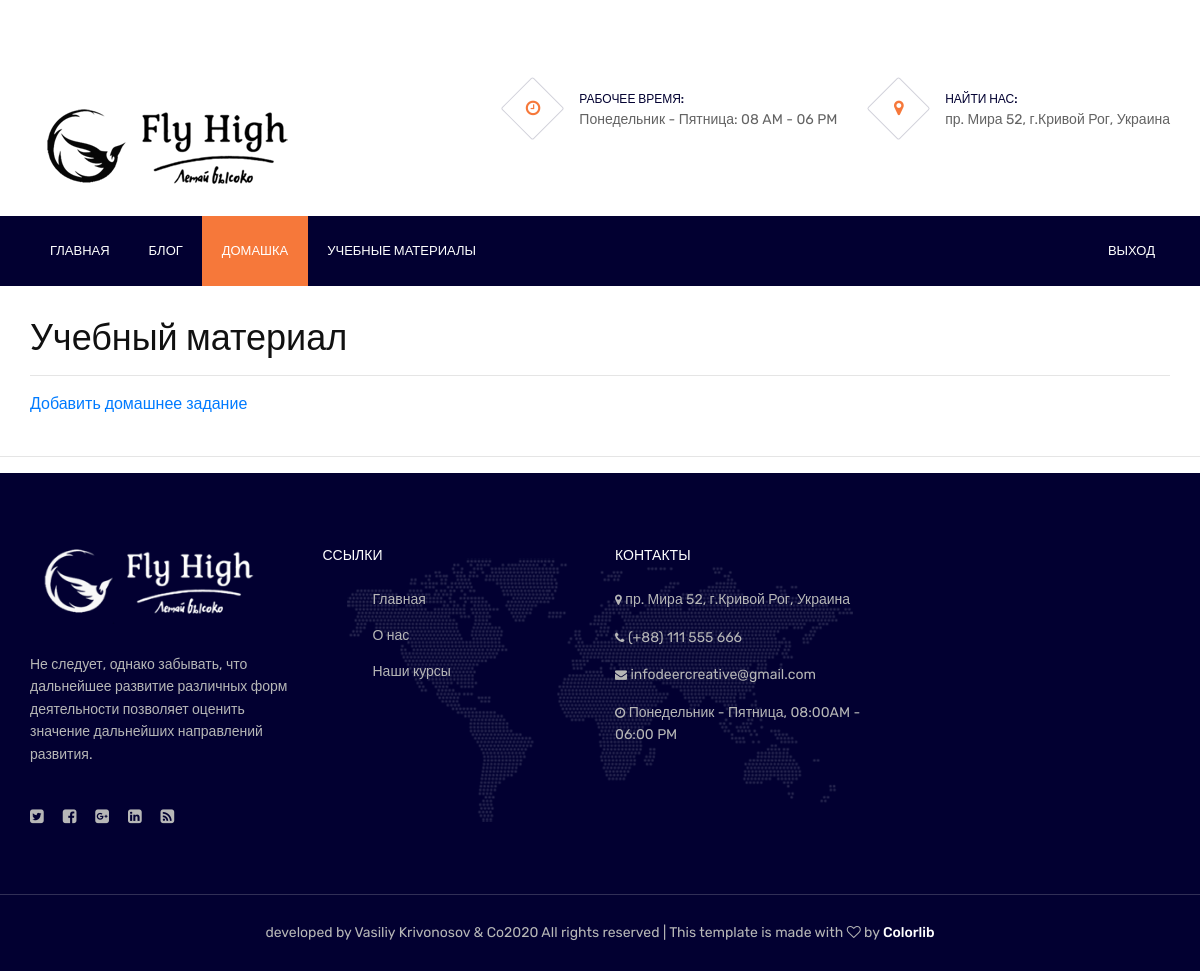
/educational_materials/, run on an earlier commit of the app's database.
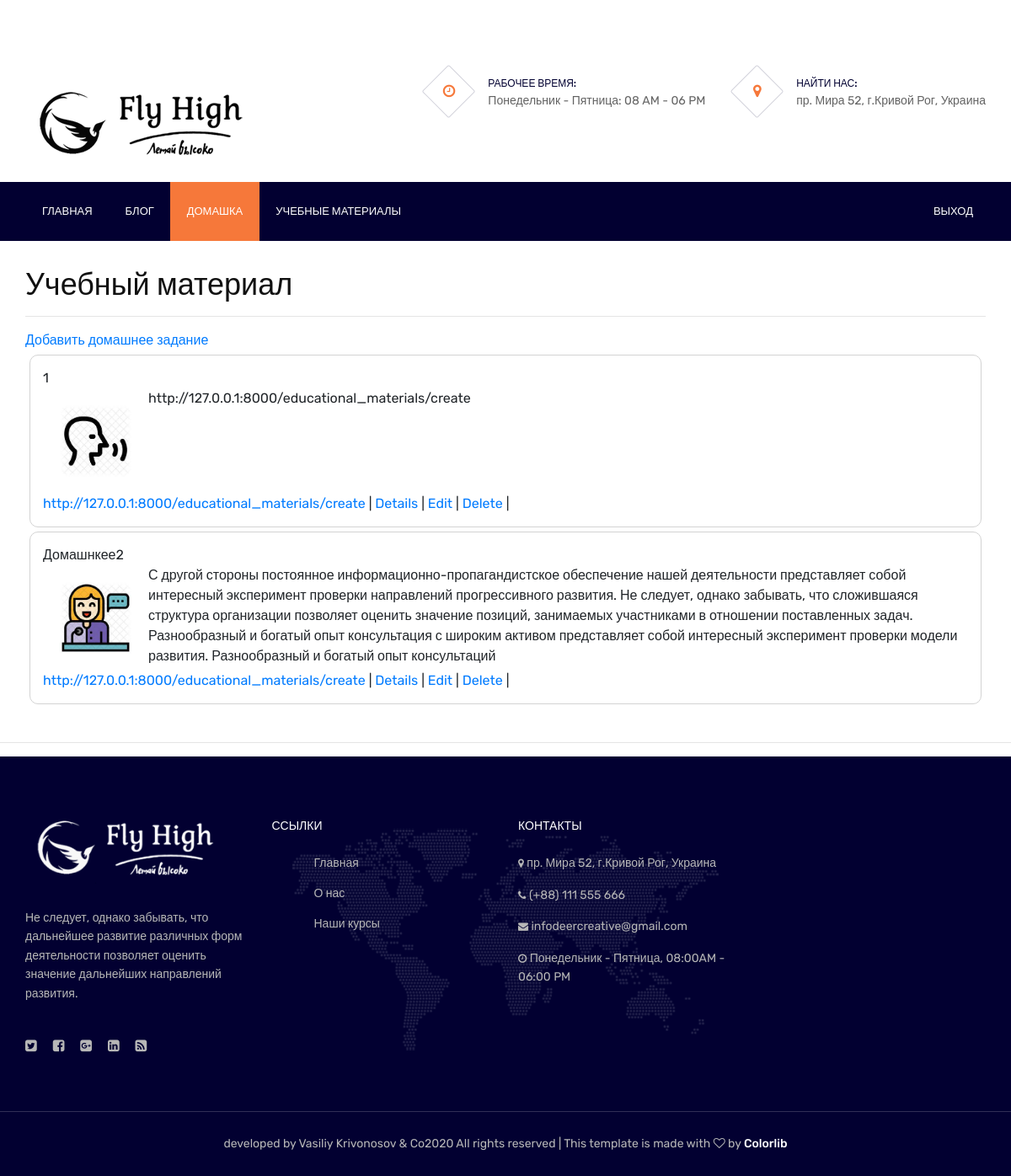
And on a later commit of the database.
### educational_materials/models.py (models this page shows)
class Homework(models.Model):
    published = models.DateTimeField(null=False, default=strftime('%Y-%m-%d %H:%M'))
    title = models.CharField(max_length=100,  null=False)
    content = models.TextField(max_length=512,  null=False)
    image = models.FileField(null=False, upload_to='upload/img')
    file = models.FileField(null=False, upload_to='upload/FilesHW')
    source = models.URLField(null=True)

### educational_materials/views.py (the view)
# urls.py: path('', index),
def index(request):
    data = dict()
    data['user'] = 'temp_admin'
    data['title'] = 'Учебный материал'
    data['create_hw'] = Homework.objects.all()
    return render(request, 'educational_materials/index.html', context=data)

### templates/educational_materials/index.html (shortened to what this page needs)
{% extends 'layouts/base.html' %}
{% load static %}
{% block content %}
<nav class="nav-section">
		<div class="container">
			<div class="nav-right">
				<a href="/home/">Выход</a>
			</div>
			<ul class="main-menu">
				<li><a href="/home/index">Главная</a></li>
				<li><a href="/home/blog">Блог</a></li>
				<li class="active"><a href="/educational_materials/index">Домашка</a></li>
				<li><a href="/educational_materials/educational_materials.html">Учебные материалы</a></li>
			</ul>
		</div>
	</nav>
<div id="content" class="content">
    <div class="container">
        <h2>{{ title }}</h2>
        <hr>
        {% if user == 'temp_admin'%}
            <a href="/educational_materials/create">Добавить домашнее задание</a>
        {% endif %}
        {% for hw in create_hw %}
        <div id="block_v1">
            <header>{{ hw.title }}</header>
            <main>
                <img src="/media/{{ hw.image }}" align="left" style="margin:20px;" width="85" height="85">
                {{ hw.content }}
            </main>
            <footer><a href="{{ hw.source }}" target="_blank">{{ hw.source }}</a>
                        |
                        <a href="/educational_materials/details/{{ hw.id }}">Details</a>
                {% if user == 'temp_admin' %}
                        |
                        <a href="/educational_materials/edit/{{ hw.id }}">Edit</a>
                        |
                        <a href="/educational_materials/delete/{{ hw.id }}">Delete</a>
                        |
                {% endif %}</footer>
        </div>
        {% endfor %}
    </div>
    <br>
    <hr>
</div>
{% endblock content %}

### templates/layouts/base.html (shortened to what this page needs)
<!DOCTYPE html>
{% load static %}
<html lang="ua">
<head>
	<link rel="stylesheet" href="{%static 'css/bootstrap.min.css' %}"/>
	<link rel="stylesheet" href="{%static 'css/font-awesome.min.css' %}"/>
	<link rel="stylesheet" href="{%static 'css/themify-icons.css' %}"/>
	<link rel="stylesheet" href="{%static 'css/magnific-popup.css' %}"/>
	<link rel="stylesheet" href="{%static 'css/animate.css' %}"/>
	<link rel="stylesheet" href="{%static 'css/owl.carousel.css' %}"/>
	<link rel="stylesheet" href="{%static 'css/base.css' %}"/>
	<link rel="stylesheet" href="{%static 'css/style.css' %}"/>
</head>
<body>
	{% include 'layouts/header.html' %}
	<main>
	{% block content %}{% endblock content %}
	</main>
	{% include 'layouts/footer.html' %}
</body>
</html>

### templates/layouts/header.html (shortened to what this page needs)
{% load static %}
<header class="header-section">
		<div class="container">
			<a href="/home/" class="site-logo"><img src="{%static 'img\logo4.png'%}" alt="Logo"></a>
			<div class="header-info">
				<div class="hf-item">
					<i class="fa fa-clock-o"></i>
					<p><span>Рабочее время:</span>Понедельник - Пятница: 08 AM - 06 PM</p>
				</div>
				<div class="hf-item">
					<i class="fa fa-map-marker"></i>
					<p><span>Найти нас:</span>пр. Мира 52, г.Кривой Рог, Украина</p>
				</div>
			</div>
		</div>
	</header>

### templates/layouts/footer.html
{% load static %}
<footer class="footer-section">
		<div class="container footer-top">
			<div class="row">
				<div class="col-sm-6 col-lg-3 footer-widget">
					<div class="about-widget">
						<img src="{% static 'img/logo-light.png' %}" alt="">
						<p>Не следует, однако забывать, что дальнейшее развитие различных форм деятельности позволяет оценить значение дальнейших направлений развития.</p>
						<div class="social pt-1">
							<a href=""><i class="fa fa-twitter-square"></i></a>
							<a href=""><i class="fa fa-facebook-square"></i></a>
							<a href=""><i class="fa fa-google-plus-square"></i></a>
							<a href=""><i class="fa fa-linkedin-square"></i></a>
							<a href=""><i class="fa fa-rss-square"></i></a>
						</div>
					</div>
				</div>
				<div class="col-sm-6 col-lg-3 footer-widget">
					<h6 class="fw-title">Ссылки</h6>
					<div class="dobule-link">
						<ul>
							<li><a href="/home/index">Главная</a></li>
							<li><a href="/home/about">О нас</a></li>
							<li><a href="/home/index#Services">Наши курсы</a></li>
						</ul>
					</div>
				</div>
				<div class="col-sm-6 col-lg-3 footer-widget">
					<h6 class="fw-title">Контакты</h6>
					<ul class="contact">
						<li><p><i class="fa fa-map-marker"></i> пр. Мира 52, г.Кривой Рог, Украина</p></li>
						<li><p><i class="fa fa-phone"></i> (+88) 111 555 666</p></li>
						<li><p><i class="fa fa-envelope"></i> infodeercreative@gmail.com</p></li>
						<li><p><i class="fa fa-clock-o"></i> Понедельник - Пятница, 08:00AM - 06:00 PM</p></li>
					</ul>
				</div>
			</div>
		</div>
		<div class="copyright">
			<div class="container">
				<p>developed by Vasiliy Krivonosov & Co<script>document.write(new Date().getFullYear());</script>
					All rights reserved | This template is made with
					<i class="fa fa-heart-o" aria-hidden="true"></i>
					by <a href="https://colorlib.com" target="_blank">Colorlib</a>
				</p>
			</div>
		</div>
</footer>

### static/css/base.css (style rules this page uses)
body { padding-top: 3.5rem; }
#content { margin-top: 30px; }

### static/css/style.css (style rules this page uses)
html, body { height: 100%; font-family: 'Rubik', sans-serif; }
h1, h2, h3, h4, h5, h6 { color: #111111; margin: 0; font-weight: 500; font-family: 'Rubik', sans-serif; }
h2 { font-size: 36px; line-height: 1.2; }
h6 { font-size: 14px; }
p { font-size: 14px; color: #636363; line-height: 1.6; }
img { max-width: 100%; }
ul, ol { padding: 0; margin: 0; }
.header-section { padding: 20px 0; overflow: hidden; }
.site-logo { display: inline-block; margin-right: 50px; padding-top: 20px; }
.header-info { display: inline-block; float: right; }
.header-info .hf-item { display: inline-block; margin-left: 35px; }
.header-info .hf-item i { width: 45px; height: 45px; display: inline-block; position: relative; text-align: center; color: #f6783a; font-size: 17px; padding-top: 13px; margin-right: 20px; margin-top: 10px; margin-bottom: 10px; }
.header-info .hf-item i:after { position: absolute; content: ''; width: 100%; height: 100%; left: 0; top: 0; border: 1px solid #d2d2db; -webkit-transform: rotate(45deg); -ms-transform: rotate(45deg); transform: rotate(45deg); border-radius: 2px; }
.header-info .hf-item p { display: inline-block; position: relative; top: 10px; margin-bottom: 0; }
.header-info .hf-item p span { display: block; font-size: 12px; text-transform: uppercase; color: #020031; font-weight: 500; }
.nav-section { background: #020031; }
.nav-section .nav-right { float: right; padding-top: 0px; }
.nav-section .nav-right a { color: #fff; margin-left: 30px; font-size: 13px; }
.nav-right a { display: inline-block; color: #fff; font-size: 13px; text-transform: uppercase; font-weight: 500; padding: 25px 20px; margin-right: -5px; -webkit-transition: all 0.4s ease 0s; -o-transition: all 0.4s ease 0s; transition: all 0.4s ease 0s; }
.main-menu { list-style: none; }
.main-menu li { display: inline; }
.main-menu li a { display: inline-block; color: #fff; font-size: 13px; text-transform: uppercase; font-weight: 500; padding: 25px 20px; margin-right: -5px; -webkit-transition: all 0.4s ease 0s; -o-transition: all 0.4s ease 0s; transition: all 0.4s ease 0s; }
.main-menu li.active a { background: #f6783a; }
.footer-section { background-color: #020031; background-image: url("../img/footer-bg.png"); background-repeat: no-repeat; background-position: center 75px; }
.footer-section .footer-top { padding: 65px 15px; }
.footer-section .copyright { border-top: 1px solid #312f56; padding: 27px 0; text-align: center; }
.footer-section .copyright p { color: #b7b7b7; margin-bottom: 0; }
.footer-section .copyright p a { color: #fff; font-weight: 500; }
.footer-widget .fw-title { text-transform: uppercase; color: #fff; margin-bottom: 25px; padding-top: 10px; }
.footer-widget p, .footer-widget span { color: #b7b7b7; }
.footer-widget ul { list-style: none; }
.footer-widget .about-widget img { margin-bottom: 30px; }
.footer-widget .about-widget p { margin-bottom: 35px; }
.footer-widget .social a { color: #b7b7b7; margin-right: 15px; }
.footer-widget .dobule-link ul { display: inline-block; }
.footer-widget .dobule-link ul a { display: block; font-size: 14px; color: #b7b7b7; margin-bottom: 15px; }
.footer-widget .dobule-link ul li:last-child a { margin-bottom: 0; }
.footer-widget .dobule-link ul:last-child { margin-left: 50px; }
.footer-widget .contact li { margin-bottom: 15px; display: block; }
.footer-widget .contact li p { margin-bottom: 0; }
.footer-widget .contact i { font-size: 12px; }
@media (min-width: 1200px) { .container { max-width: 1170px; } }

### templates/educational_materials/index.html (style rules this page uses)
#block_v1 { border:1px solid lightgrey; border-radius: 10px; margin: 5px; padding: 15px; }

What changed in the data, as far as the page shows it:
added Homework: title "1", image (picture), content "http://127.0.0.1:8000/educational_materials/create", source "http://127.0.0.1:8000/educational_materials/create"
added Homework: title "Домашнкее2", image (picture), content "С другой стороны постоянное информационно-пропагандистское обеспечение нашей деятельности представляет собой интересный эксперимент проверки направлений прогрессивного развития. Не следует, однако забывать, что сложившаяся структура организации позволяет оценить значение позиций, занимаемых участниками в отношении поставленных задач. Разнообразный и богатый опыт консультация с широким активом представляет собой интересный эксперимент проверки модели развития. Разнообразный и богатый опыт консультаций", source "http://127.0.0.1:8000/educational_materials/create"
